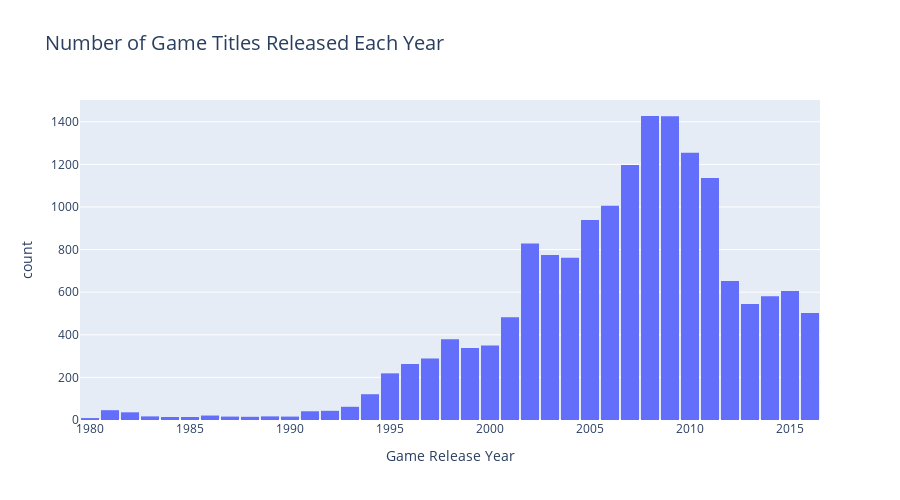

The cell this chart's notebook holds for it:
### Markdown cell above
## Analysis & Plotting

### Code cell
# plot histogram to show frequency distribution of release years for titles
hist1 = px.histogram(df,x='year_of_release',title='Number of Game Titles Released Each Year',
                     labels={'year_of_release':'Game Release Year'})
hist1.update_layout(title_font_size=20,bargap=0.1,
                    height=500)
hist1.show()

### Figure 1 — Plotly figure (JSON) as saved in the notebook; plotly's stock layout.template omitted (floating-point values rounded to 4 significant figures; data arrays with more than 128 entries replaced by an {"elided": "..."} marker saying what was removed)
{"data": [{"alignmentgroup": "True", "bingroup": "x", "hovertemplate": "Game Release Year=%{x}<br>count=%{y}<extra></extra>", "legendgroup": "", "marker": {"color": "#636efa", "pattern": {"shape": ""}}, "name": "", "offsetgroup": "", "orientation": "v", "showlegend": false, "type": "histogram", "x": {"elided": "16446 int values"}, "xaxis": "x", "yaxis": "y"}], "layout": {"bargap": 0.1, "barmode": "relative", "height": 500, "legend": {"tracegroupgap": 0}, "title": {"font": {"size": 20}, "text": "Number of Game Titles Released Each Year"}, "xaxis": {"anchor": "y", "domain": [0, 1], "title": {"text": "Game Release Year"}}, "yaxis": {"anchor": "x", "domain": [0, 1], "title": {"text": "count"}}}}
